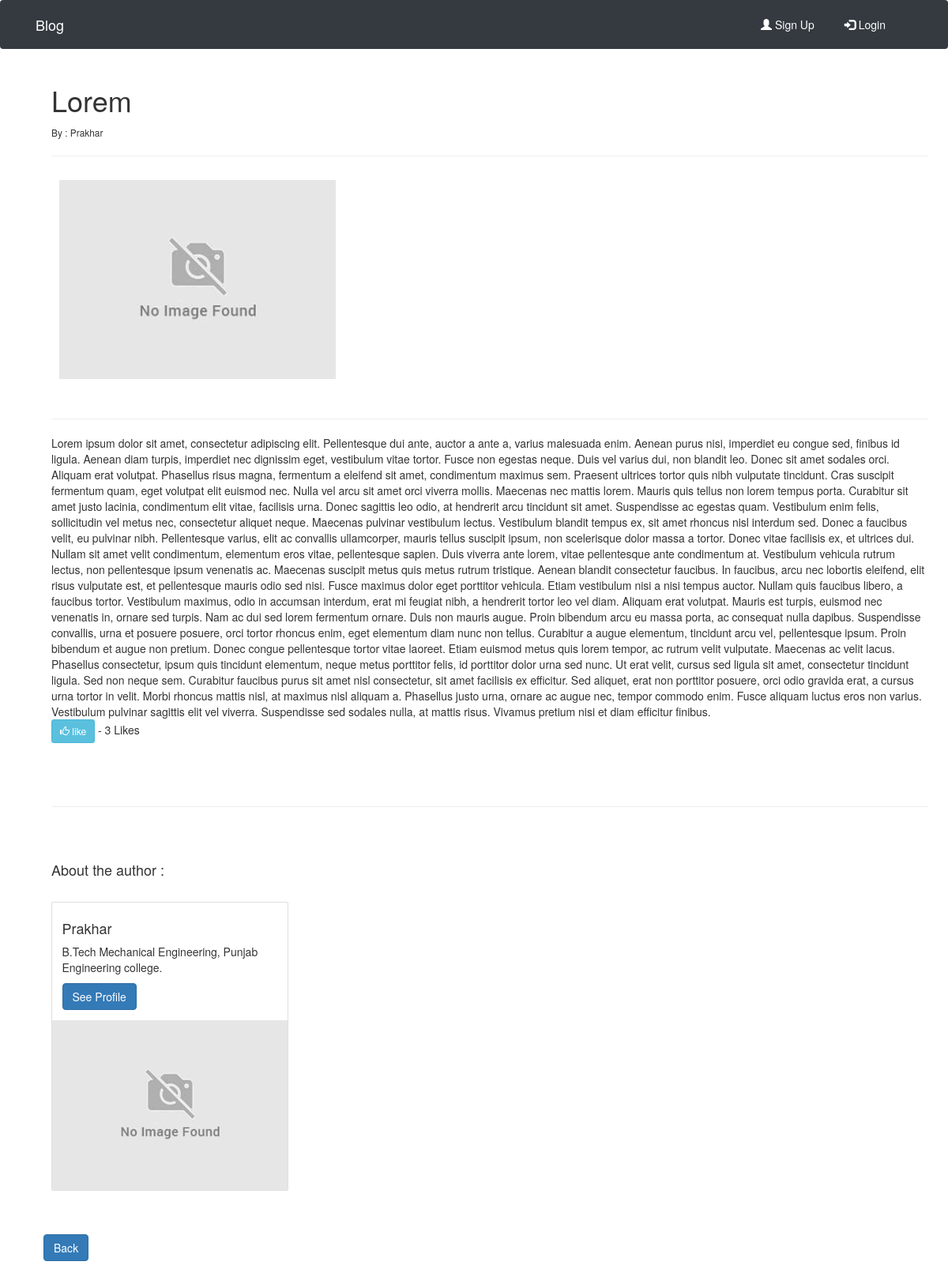
/article/7, run on the app's committed database.
### blog/models.py (models this page shows, shortened)
class Post(models.Model):
    title = models.CharField(max_length= 255, null=False, blank=False)
    title_tag = models.CharField(max_length= 255)
    snippet = models.CharField(max_length= 255)
    pic = models.ImageField(upload_to="uploads", default='e.png')
    content = RichTextField(blank=True, null=True)
    date_posted = models.DateTimeField(auto_now_add=True)
    author = models.ForeignKey(User, on_delete=models.CASCADE)
    likes = models.ManyToManyField(User, related_name="blog_post")
    def total_likes(self):
        return self.likes.count()

class Profile(models.Model):
    user = models.OneToOneField(User, null=True, on_delete=models.CASCADE)
    bio = models.TextField()
    profile_pic = models.ImageField(null= True, blank = True ,upload_to="uploads/prolfile", default='e.png')
    website_url = models.CharField(max_length= 255, null=True, blank=True)
    facebook_url = models.CharField(max_length= 255, null=True, blank=True)
    linkedn_url = models.CharField(max_length= 255, null=True, blank=True)
    twitter_url = models.CharField(max_length= 255, null=True, blank=True)
    instagram_url = models.CharField(max_length= 255, null=True, blank=True)

### blog/views.py (the view)
# urls.py: path('article/<int:pk>', views.ArticleDetailView.as_view(), name='article-detail'),
class ArticleDetailView(DetailView):
    model = Post
    template_name = 'blog/article_details.html'
    def get_context_data(self,*args,**kwargs):
        stuff = get_object_or_404(Post, id= self.kwargs['pk'])
        total_likes= stuff.total_likes()
        context = super(ArticleDetailView, self).get_context_data(*args,**kwargs)
        context['total_likes'] = total_likes
        return context

### blog/templates/blog/article_details.html (shortened to what this page needs)
{% extends "blog/base.html" %}
{% block content%}
    <link rel="stylesheet" href="https://cdnjs.cloudflare.com/ajax/libs/font-awesome/4.7.0/css/font-awesome.min.css">
    <div class='container m-2'>
        <h1>{{ post.title }}</h1>
        <small> By : {{ post.author}} </small>
        <hr>
        <img  src="{{post.pic.url}}"  width="350px" class="m-3">
        <br/>
        <br/>
        <hr>
        {{ post.content|safe}}
        <br/>
            <form action={% url 'like_post' post.pk %} method='POST'>
            <button class="btn btn-info btn-sm" type="submit" name="post_id" value={{ post.id }}>
          <span class="glyphicon glyphicon-thumbs-up"></span> like
        </button> - {{ total_likes}} Likes <br/><br/>
        </form>
        <br/><br/>
        <hr>
        <br/>
        <br/>
        <h4>About the author :</h4> </br>
        <div class="card" style="width:300px">
        <div class="card-body">
            <h4 class="card-title">{{ post.author}}</h4>
            <p class="card-text">{{ post.author.profile.bio }}</p>
            <a href="{% url 'show_profile_page' post.author.profile.id %}" class="btn btn-primary">See Profile</a>
        </div>
            <img class="card-img-bottom" src="{{post.author.profile.profile_pic.url}}" alt="Card image" style="width:100%">
        </div>
        </div>
        <br/>
        <br/>
        <a href='{% url 'home'%}' class='btn btn-primary m-3'>Back</a>
        </div>
    </div>
{% endblock content%}

### data on the page
Post: title "Lorem", author "Prakhar", pic (picture), content "Lorem ipsum dolor sit amet, consectetur adipiscing elit. Pellentesque dui ante, auctor a ante a, varius malesuada enim. Aenean purus nisi, imperdiet eu congue sed, finibus id ligula. Aenean diam turpis, imperdiet nec dignissim eget, vestibulum vitae tortor. Fusce non egestas neque. Duis vel varius dui, non blandit leo. Donec sit amet sodales orci. Aliquam erat volutpat. Phasellus risus magna, fermentum a eleifend sit amet, condimentum maximus sem. Praesent ultrices tortor quis nibh vulputate tincidunt. Cras suscipit fermentum quam, eget volutpat elit euismod nec. Nulla vel arcu sit amet orci viverra mollis. Maecenas nec mattis lorem. Mauris quis tellus non lorem tempus porta. Curabitur sit…", author.profile.bio "B.Tech Mechanical Engineering, Punjab Engineering college.", author.profile.profile_pic (picture)

### other printed values
{{ total_likes }} "3"
